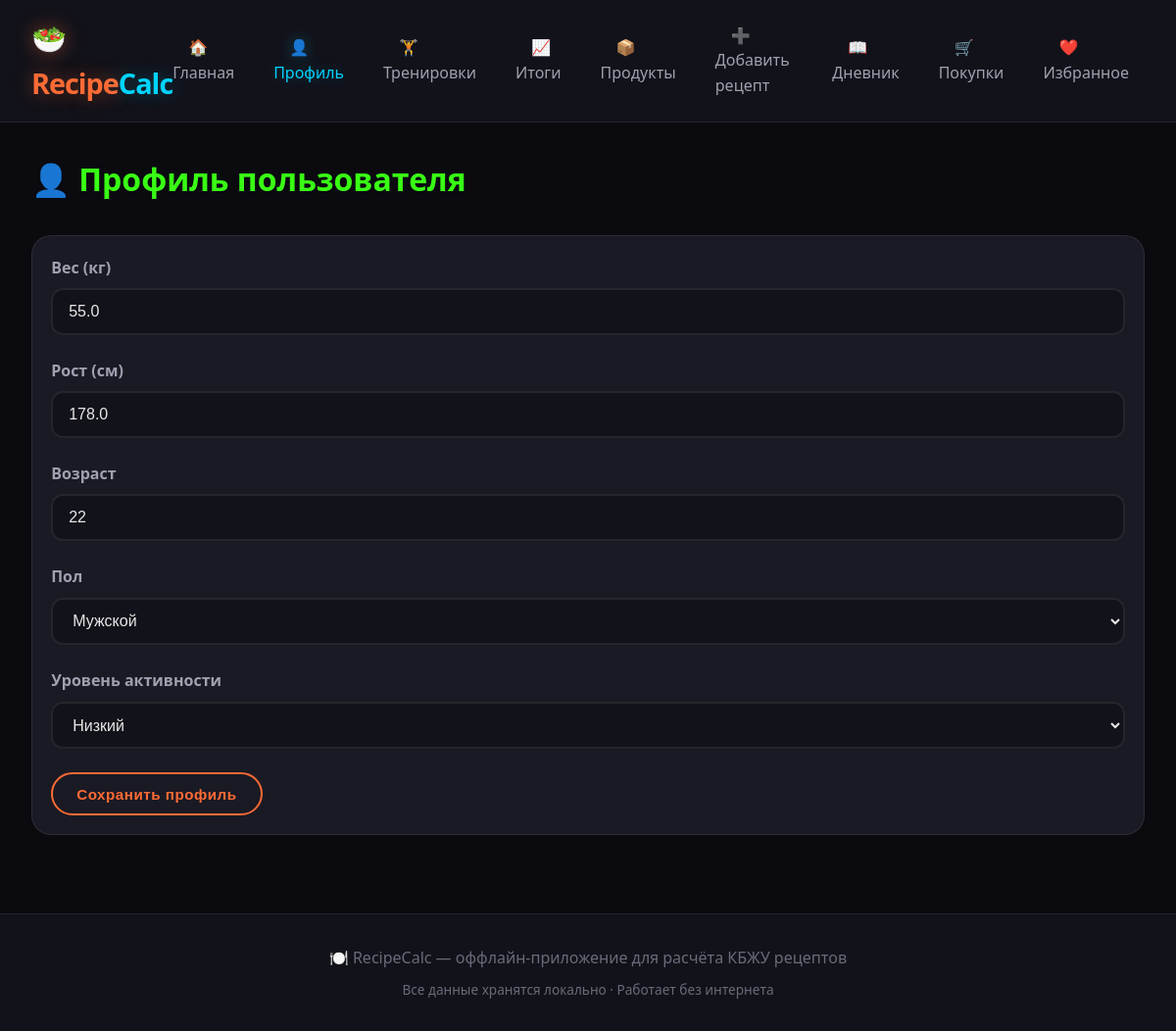
The page /profile/ on the database as committed earlier.
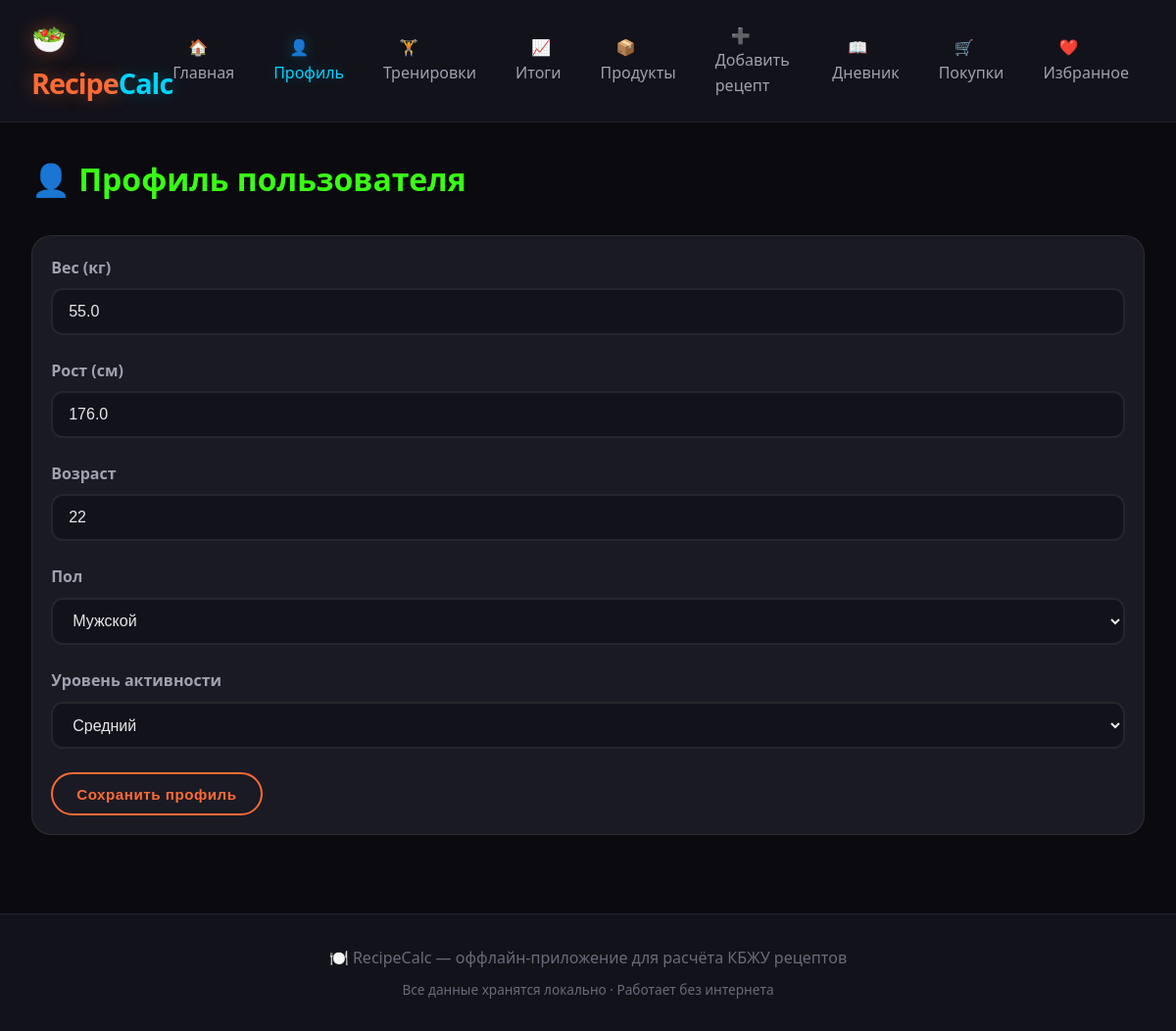
The same page on the database as committed later.
### models.py (models this page shows, shortened)
class UserProfile(db.Model):
    id = db.Column(db.Integer, primary_key=True)
    weight = db.Column(db.Float, default=70.0)      # кг
    height = db.Column(db.Float, default=170.0)     # см
    age = db.Column(db.Integer, default=30)
    gender = db.Column(db.String(10), default='male')  # male/female
    activity_level = db.Column(db.String(20), default='medium')  # low/medium/high

### routes/profile.py (the view, shortened to what this page needs)
@profile_bp.route('/', methods=['GET', 'POST'])
def profile():
    user_profile = UserProfile.query.first()
    if not user_profile:
        user_profile = UserProfile()
        db.session.add(user_profile)
        db.session.commit()
    return render_template('profile.html', profile=user_profile)

### templates/profile.html (shortened to what this page needs)
{% extends "base.html" %}
{% block content %}
<h1 style="color: var(--neon-green);">👤 Профиль пользователя</h1>
<div class="card mt-4">
    <div class="card-body">
        <form method="POST" action="{{ url_for('profile.profile') }}">
            <div class="row">
                <div class="col-md-6 form-group">
                    <label class="form-label">Вес (кг)</label>
                    <input type="number" name="weight" class="form-control" step="0.1" min="0"
                           value="{{ profile.weight }}" required>
                </div>
                <div class="col-md-6 form-group">
                    <label class="form-label">Рост (см)</label>
                    <input type="number" name="height" class="form-control" step="0.1" min="0"
                           value="{{ profile.height }}">
                </div>
            </div>
            <div class="row">
                <div class="col-md-6 form-group">
                    <label class="form-label">Возраст</label>
                    <input type="number" name="age" class="form-control" min="0"
                           value="{{ profile.age }}">
                </div>
                <div class="col-md-6 form-group">
                    <label class="form-label">Пол</label>
                    <select name="gender" class="form-control">
                        <option value="male" {% if profile.gender == 'male' %}selected{% endif %}>Мужской</option>
                    </select>
                </div>
            </div>
            <div class="form-group">
                <label class="form-label">Уровень активности</label>
                <select name="activity_level" class="form-control">
                    <option value="low" {% if profile.activity_level == 'low' %}selected{% endif %}>Низкий</option>
                    <option value="medium" {% if profile.activity_level == 'medium' %}selected{% endif %}>Средний</option>
                </select>
            </div>
            <button type="submit" class="btn btn-primary">Сохранить профиль</button>
        </form>
    </div>
</div>
{% endblock %}

### templates/base.html (shortened to what this page needs)
<!DOCTYPE html>
<html lang="ru">
<head>
    <link rel="stylesheet" href="{{ url_for('static', filename='css/style.css') }}">
</head>
<body>
    <nav class="navbar">
        <a href="{{ url_for('main.index') }}" class="navbar-brand">
            🥗 Recipe<span>Calc</span>
        </a>
        <ul class="navbar-nav">
            <li><a href="{{ url_for('main.index') }}" class="{% if request.endpoint == 'main.index' %}active{% endif %}">
                🏠 Главная
            </a></li>
            <li><a href="{{ url_for('profile.profile') }}" class="{% if 'profile' in request.endpoint %}active{% endif %}">👤 Профиль</a></li>
            <li><a href="{{ url_for('workouts.workouts') }}" class="{% if 'workouts' in request.endpoint %}active{% endif %}">🏋️ Тренировки</a></li>
            <li><a href="{{ url_for('stats.stats') }}" class="{% if 'stats' in request.endpoint %}active{% endif %}">📈 Итоги</a></li>
            <li><a href="{{ url_for('products.product_list') }}" class="{% if 'products' in request.endpoint %}active{% endif %}">
                📦 Продукты
            </a></li>
            <li><a href="{{ url_for('recipes.add_recipe') }}" class="{% if request.endpoint == 'recipes.add_recipe' %}active{% endif %}">
                ➕ Добавить рецепт
            </a></li>
            <li><a href="{{ url_for('diary.diary') }}" class="{% if 'diary' in request.endpoint %}active{% endif %}">
                📖 Дневник
            </a></li>
            <li><a href="{{ url_for('shopping.shopping_list') }}" class="{% if 'shopping' in request.endpoint %}active{% endif %}">🛒 Покупки</a></li>
            <li><a href="{{ url_for('main.index', favorites='1') }}" class="{% if request.args.get('favorites') == '1' %}active{% endif %}">
                ❤️ Избранное
            </a></li>
        </ul>
    </nav>
    <main class="container">
        {% block content %}{% endblock %}
    </main>
    <footer class="footer">
        <p>🍽️ RecipeCalc — оффлайн-приложение для расчёта КБЖУ рецептов</p>
        <p style="margin-top:0.5rem; font-size:0.85rem;">
            Все данные хранятся локально · Работает без интернета
        </p>
    </footer>
</body>
</html>

### static/css/style.css (style rules this page uses)
:root { --bg-primary: #0a0a0f; --bg-secondary: #12121a; --bg-card: #1a1a24; --bg-card-hover: #222230; --neon-orange: #ff6b35; --neon-orange-glow: rgba(255, 107, 53, 0.4); --neon-green: #39ff14; --neon-green-glow: rgba(57, 255, 20, 0.3); --neon-blue: #00d4ff; --neon-blue-glow: rgba(0, 212, 255, 0.3); --neon-pink: #ff2d95; --neon-pink-glow: rgba(255, 45, 149, 0.3); --neon-yellow: #ffd700; --text-primary: #e8e8e8; --text-secondary: #a0a0b0; --text-muted: #6a6a7a; --border-color: rgba(255, 255, 255, 0.08); --success: #39ff14; --warning: #ffd700; --danger: #ff2d95; --radius-sm: 8px; --radius-md: 12px; --radius-lg: 20px; --radius-xl: 28px; --transition: all 0.3s cubic-bezier(0.4, 0, 0.2, 1); }
* { margin: 0; padding: 0; box-sizing: border-box; }
body { font-family: 'Segoe UI', system-ui, -apple-system, sans-serif; background: var(--bg-primary); color: var(--text-primary); line-height: 1.6; min-height: 100vh; }
.navbar { background: var(--bg-secondary); border-bottom: 1px solid var(--border-color); padding: 1rem 2rem; display: flex; align-items: center; justify-content: space-between; position: sticky; top: 0; z-index: 1000; backdrop-filter: blur(10px); }
.navbar-brand { font-size: 1.8rem; font-weight: 800; color: var(--neon-orange); text-decoration: none; text-shadow: 0 0 20px var(--neon-orange-glow); letter-spacing: -1px; }
.navbar-brand span { color: var(--neon-blue); text-shadow: 0 0 20px var(--neon-blue-glow); }
.navbar-nav { display: flex; list-style: none; gap: 1.5rem; align-items: center; }
.navbar-nav a { color: var(--text-secondary); text-decoration: none; font-weight: 500; transition: var(--transition); padding: 0.5rem 1rem; border-radius: var(--radius-md); }
.navbar-nav a.active { color: var(--neon-blue); text-shadow: 0 0 15px var(--neon-blue-glow); }
.btn { display: inline-block; padding: 0.7rem 1.5rem; border: 2px solid transparent; border-radius: var(--radius-xl); font-weight: 600; text-decoration: none; cursor: pointer; transition: var(--transition); font-size: 0.95rem; letter-spacing: 0.5px; }
.btn-primary { background: transparent; border-color: var(--neon-orange); color: var(--neon-orange); }
.card { position: relative; }
.card { background: var(--bg-card); border: 1px solid var(--border-color); border-radius: var(--radius-lg); overflow: hidden; transition: var(--transition); display: flex; flex-direction: column; height: 100%; }
.card-body { padding: 1.2rem; flex: 1; display: flex; flex-direction: column; }
.form-group { margin-bottom: 1.5rem; }
.form-label { display: block; font-weight: 600; margin-bottom: 0.5rem; color: var(--text-secondary); }
.form-control { width: 100%; padding: 0.8rem 1rem; background: var(--bg-secondary); border: 2px solid var(--border-color); border-radius: var(--radius-md); color: var(--text-primary); font-size: 1rem; transition: var(--transition); }
select.form-control { cursor: pointer; }
.container { max-width: 1200px; margin: 0 auto; padding: 2rem; }
.footer { background: var(--bg-secondary); border-top: 1px solid var(--border-color); padding: 2rem; text-align: center; color: var(--text-muted); margin-top: 3rem; }
.mt-4 { margin-top: 2rem; }
.card { animation: fadeIn 0.5s ease-out forwards; }

Rows that differ between the two databases and show on the page:
changed UserProfile "Мужской": height "178.0" → "176.0"; activity_level "Низкий" → "Средний"
